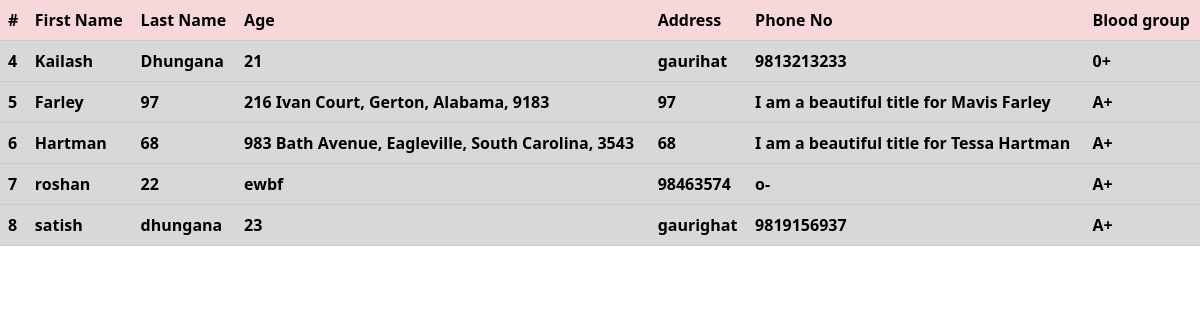
The app's page /see_donors with its own data.
### bd_app/models.py (models this page shows, shortened)
class Donor(models.Model):
    first_name = models.CharField(max_length=40, null=False)
    last_name = models.CharField(max_length=40, null=False)
    age = models.CharField(max_length=2,null=False)
    address = models.CharField(max_length=20)
    phone = models.CharField(max_length=10,null=False)
    blood_group = models.CharField(max_length=4, null=False,default='A+')

### bd_app/views.py (the view)
# urls.py: path('see_donors',views.see_donors),
def see_donors(request):
    donor = Donor.objects.all()
    context={
        "donor":donor
    }
    return render(request,'see_donors.html',context)

### bd_app/templates/see_donors.html (shortened to what this page needs)
<!doctype html>
<html lang="en">
  <head>
    <link rel="stylesheet" href="https://cdn.jsdelivr.net/npm/bootstrap@5.2.0-beta1/dist/css/bootstrap.min.css">
  </head>
  <body>
    <table class="table table-striped">
        <thead class="table table-danger" >
            <th>#</th>
            <th> First Name</th>
            <th> Last Name</th>
            <th>Age</th>
            <th>Address</th>
            <th>Phone No</th>
            <th>Blood group</th>
        </thead>
        {% for don in donor %}
        <tbody class="table table-secondary">
            <th>{{don.id}}</th>
            <th>{{don.first_name}} </th>
            <th>{{don.last_name}}</th>
            <th>{{don.age}}</th>
            <th>{{don.address}}</th>
            <th>{{don.phone}}</th>
            <th>{{don.blood_group}}</th>
        </tbody>
        {% endfor%}
    </table>
  </body>
</html>

### records on screen
Donor: id "4", first_name "Kailash", last_name "Dhungana", age "21", address "gaurihat", phone "9813213233", blood_group "0+"
Donor: id "5", first_name "Farley", last_name "97", age "216 Ivan Court, Gerton, Alabama, 9183", address "97", phone "I am a beautiful title for Mavis Farley", blood_group "A+"
Donor: id "6", first_name "Hartman", last_name "68", age "983 Bath Avenue, Eagleville, South Carolina, 3543", address "68", phone "I am a beautiful title for Tessa Hartman", blood_group "A+"
Donor: id "7", first_name "roshan", last_name "22", age "ewbf", address "98463574", phone "o-", blood_group "A+"
Donor: id "8", first_name "satish", last_name "dhungana", age "23", address "gaurighat", phone "9819156937", blood_group "A+"
